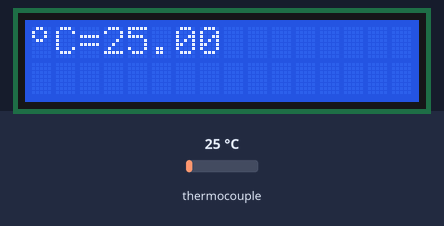
This sketch was run on a simulated Arduino Uno, built with avr-gcc and run on an emulated ATmega328P. On the bench: 16×2 character LCD. The inputs (shaded band) are chosen by the test bench; at power-on: thermocouple 25 °C. What the sketch prints to the serial monitor is not drawn.

Above: at 1.7 s.
1.8 s: thermocouple set to 6 °C
At 3.0 s:
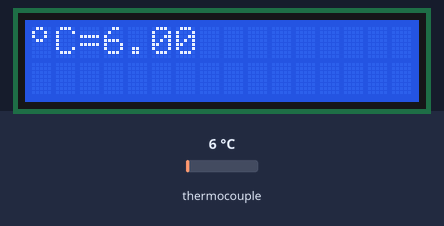
5.0 s: thermocouple set to 75 °C
At 5.9 s:
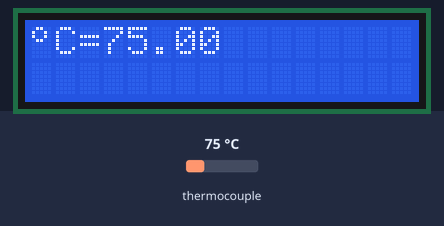
8.0 s: thermocouple set to 150 °C
At 9.4 s:
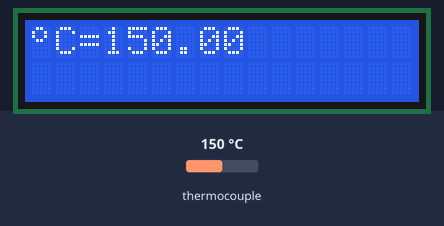
Timing chart, 0 to 11.0 s (numbered marks = the images above; inputs shaded):
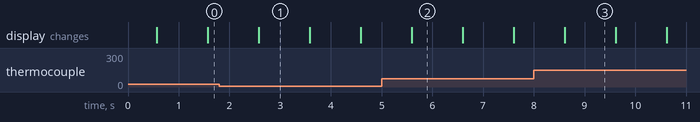

Measured:
- after the input at 1.8 s, the display: first differs from a run without the input after 0.78 s (image 1)
- after the input at 5.0 s, the display: first differs from a run without the input after 0.59 s (image 2)
- after the input at 8.0 s, the display: first differs from a run without the input after 0.61 s (image 3)
- what the display in image 1 shows lasts 1.0 s, from 2.6 s to 3.6 s

The sketch:

Thermocouple_Display.ino
```cpp
#include "max6675.h"
#include <LiquidCrystal.h>

int thermoDO = 4;
int thermoCS = 5;
int thermoCLK = 6;

LiquidCrystal lcd(7, 8, 9, 10, 11, 12);

MAX6675 thermocouple(thermoCLK, thermoCS, thermoDO);
int vccPin = 3;
int gndPin = 2;

uint8_t degree[8] = {140,146,146,140,128,128,128,128};

void setup() {

  Serial.begin(9600);
  // use Arduino pins
  pinMode(vccPin, OUTPUT); digitalWrite(vccPin, HIGH);
  pinMode(gndPin, OUTPUT); digitalWrite(gndPin, LOW);

  Serial.println("MAX6675 test");
  // wait for MAX chip to stabilize
  delay(500);
    // set up the LCD's number of columns and rows:
  lcd.begin(16, 2);
  lcd.createChar(0, degree);
}

void loop() {
  // basic readout test, just print the current temp

   Serial.print("C = ");
   Serial.println(thermocouple.readCelsius());
   lcd.write((byte)0);
   lcd.print("C=");
   lcd.print(thermocouple.readCelsius());
   delay(1000);
   lcd.clear();
}
```
